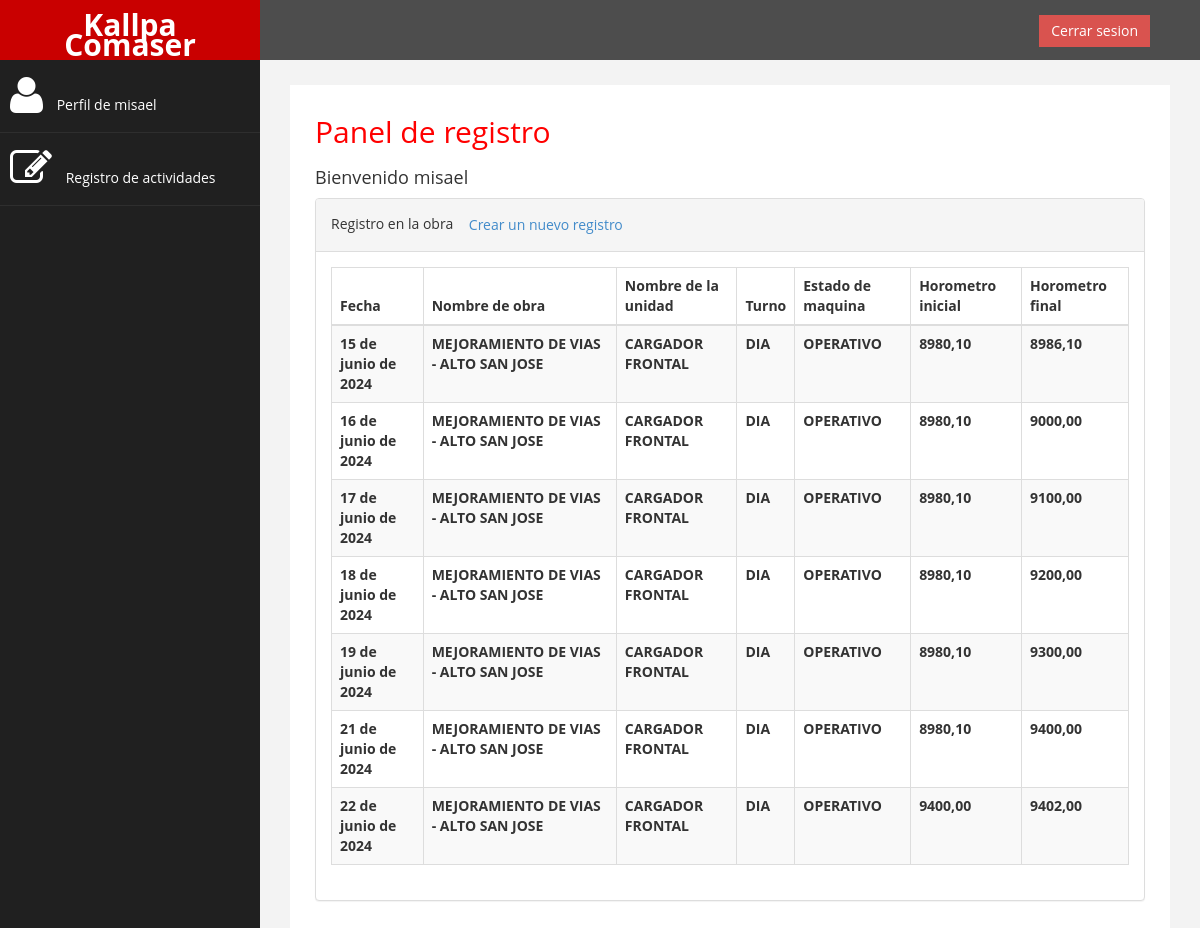
The app's page /listar_registros/ (signed in), older data.
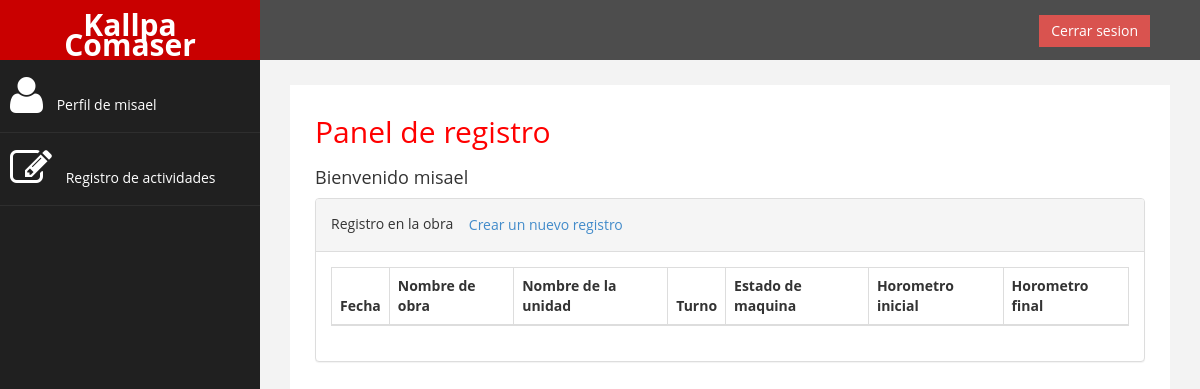
The same page, newer data.
### sistemaLogeo/models.py (models this page shows, shortened)
class REGISTRO(models.Model):
    CodReg = models.AutoField(primary_key=True)
    CodTra = models.ForeignKey(TRABAJO, on_delete=models.CASCADE, db_column='CodTra')
    FecTra = models.DateField()
    Turno = models.CharField(max_length=5)
    EstMaq = models.CharField(max_length=10)
    HorIni = models.DecimalField(max_digits=10, decimal_places=2,)
    HorFin = models.DecimalField(max_digits=10, decimal_places=2)
    fecCre = models.DateTimeField(auto_now_add=True)
    class Meta:
        constraints = [
            models.UniqueConstraint(fields=['FecTra', 'CodTra'], name='unique_FecTra_CodTra')
        ]

class TRABAJO(models.Model):
    CodTra = models.AutoField(primary_key=True)
    CodLab = models.ForeignKey(LABOR, on_delete=models.CASCADE, db_column='CodLab')
    CodObra = models.ForeignKey(OBRA, related_name='trabajos', on_delete=models.CASCADE, db_column='CodObra')
    FecIni = models.DateField()
    FecFin = models.DateField()
    class Meta:
        constraints = [
            models.UniqueConstraint(fields=['CodLab', 'CodObra'], name='unique_CodLab_CodObra')
        ]

class OBRA(models.Model):
    CodObra = models.AutoField(primary_key=True)
    NomObra = models.CharField(max_length=60)
    NomCon = models.CharField(max_length=60)
    HorMin = models.IntegerField(null=False)

class LABOR(models.Model):
    CodLab = models.AutoField(primary_key=True)
    CodUsu = models.ForeignKey(User, on_delete=models.CASCADE, db_column='CodUsu')
    CodUni = models.ForeignKey(UNIDAD, related_name="labores", on_delete=models.CASCADE, db_column='CodUni')
    LabDes = models.CharField(max_length=60)
    class Meta:
        constraints = [
            models.UniqueConstraint(fields=['CodUsu', 'CodUni'], name='unique_codusu_coduni')
        ]

class UNIDAD(models.Model):
    CodUni = models.CharField(max_length=60, primary_key=True)
    NomUni = models.CharField(max_length=60)
    ModUni = models.CharField(max_length=60)
    PreHor = models.DecimalField(max_digits=10, decimal_places=2)
    HorUni = models.DecimalField(max_digits=10, decimal_places=2)

### sistemaLogeo/views.py (the view)
# urls.py: path('listar_registros/', listar_registros, name='listar_registros'),
@login_required
def listar_registros(request):
    user = request.user
    labores_usuario = LABOR.objects.filter(CodUsu=user)
    trabajos_asignados = TRABAJO.objects.filter(CodLab__in=labores_usuario)
    registros_asignados = REGISTRO.objects.filter(CodTra__in=trabajos_asignados).order_by('FecTra')
    return render(request, 'registro/listar_registros.html', {'registros_asignados':registros_asignados})

### sistemaLogeo/templates/registro/listar_registros.html (shortened to what this page needs)
{% extends "base.html" %}
{% block content %}
<div class="col-md-12">
    <h2>Panel de registro</h2>
    <h4>Bienvenido {{ user.username }} </h4>
</div>
<div class="col-md-12 col-sm-12 col-xs-12">
    <div class="panel panel-default">
        <div class="panel-heading">
            Registro en la obra
            <a href="{% url 'index'%}" class="btn square-btn-adjust">Crear un nuevo registro</a>
        </div>
        <div class="panel-body">
            <div class="table-responsive">
                <table class="table table-striped table-bordered table-hover">
                    <thead>
                        <tr>
                            <th>Fecha</th>
                            <th>Nombre de obra</th>
                            <th>Nombre de la unidad</th>
                            <th>Turno</th>
                            <th>Estado de maquina</th>
                            <th>Horometro inicial</th>
                            <th>Horometro final</th>
                        </tr>
                    </thead>
                    <tbody>
                        {% for registro in registros_asignados %}
                        <tr>
                            <th>{{ registro.FecTra }}</th>
                            <th>{{ registro.CodTra.CodObra.NomObra }}</th>
                            <th>{{ registro.CodTra.CodLab.CodUni.NomUni }}</th>
                            <th>{{ registro.Turno }}</th>
                            <th>{{ registro.EstMaq }}</th>
                            <th>{{ registro.HorIni }}</th>
                            <th>{{ registro.HorFin }}</th>
                        </tr>
                        {% endfor %}
                    </tbody>
                </table>
            </div>
        </div>
    </div>
</div>
{% endblock %}

### sistemaLogeo/templates/base.html (shortened to what this page needs)
{% load static %}
<!DOCTYPE html>
<html lang="es">
<head>
    <link rel="stylesheet" type="text/css" href="{% static 'css/bootstrap.css' %}">
    <link rel="stylesheet" type="text/css" href="{% static 'css/custom.css' %}">
    <link rel="stylesheet" type="text/css" href="{% static 'css/font-awesome.css' %}">
</head>
<body>
    <div id="wrapper">
        <nav class="navbar navbar-default navbar-cls-top " role="navigation" style="margin-bottom: 0">
            <div class="navbar-header">
                <a class="navbar-brand" href="{% url 'index'%}">Kallpa Comaser</a>
            </div>
            <div style="color: white; padding: 15px 50px 5px 50px; float: right; font-size: 16px;">
                {% if user.is_authenticated %}
                <a href="{% url 'logout'%}" class="btn btn-danger square-btn-adjust">Cerrar sesion</a>
                {% else %}
                <a href="{% url 'login'%}" class="btn btn-danger square-btn-adjust">Iniciar sesion</a>
                {% endif %}
            </div>
        </nav>
        <nav class="navbar-default navbar-side" role="navigation">
            <div class="sidebar-collapse">
                <ul class="nav" id="main-menu">
                    {% if user.is_authenticated %}
                    <li>
                        <a href="{% url 'index'%}"><i class="fa fa-user fa-3x"></i> Perfil de {{ user.username }}</a>
                    </li>
                    <li>
                        <a href="{% url 'listar_registros'%}"><i class="fa fa-edit fa-3x"></i> Registro de actividades
                        </a>
                    </li>
                    {% endif %}
                </ul>
            </div>
        </nav>
        <div id="page-wrapper">
                <div id="page-inner">
                    {% block content %}{% endblock %}
                </div>
            </div>
        </div>
</body>
</html>

### sistemaLogeo/static/css/custom.css (style rules this page uses)
body { font-family: 'Open Sans', sans-serif; }
#wrapper { width: 100%; background: #202020; }
#page-wrapper { padding: 15px 15px; min-height: 600px; background: #F3F3F3; }
#page-inner { width: 100%; margin: 10px 20px 10px 0px; background-color: #fff !important; padding: 10px; min-height: 1200px; }
h2 { color: #f00; }
h4 { padding-top: 10px; }
.square-btn-adjust { border: 0px solid transparent; -webkit-border-radius: 0px; -moz-border-radius: 0px; border-radius: 0px; }
.navbar-cls-top .navbar-brand { color: #fff; background: #C90000; width: 260px; text-align: center; height: 60px; font-size: 30px; font-weight: 700; }
.sidebar-collapse, .sidebar-collapse .nav { background: none; }
.sidebar-collapse .nav { padding: 0; }
.sidebar-collapse .nav>li>a { color: #fff; background: #202020; text-shadow: none; }
.sidebar-collapse>.nav>li>a { padding: 15px 10px; }
.sidebar-collapse>.nav>li { border-bottom: 1px solid rgba(107, 108, 109, 0.19); }
.navbar-side { border: none; background-color: #202020; }
.navbar-cls-top { background: #4D4D4D; border-bottom: none; }
.navbar-default { border: 0px solid black; }
.navbar-header { background: #A70303; }
.nav>li>a>i { margin-right: 10px; }
@media (min-width:768px) { #page-wrapper { margin: 0 0 0 260px; padding: 15px 30px; min-height: 1200px; } }
@media (min-width:768px) { .navbar-side { z-index: 1; position: absolute; width: 260px; } }
@media (min-width:768px) { .navbar { border-radius: 0px; } }

Row changes from the older to the newer data that the page shows:
removed REGISTRO: FecTra "15 de junio de 2024", CodTra.CodObra.NomObra "MEJORAMIENTO DE VIAS - ALTO SAN JOSE", CodTra.CodLab.CodUni.NomUni "CARGADOR FRONTAL", Turno "DIA", EstMaq "OPERATIVO", HorIni "8980,10", HorFin "8986,10"
removed REGISTRO: FecTra "16 de junio de 2024", CodTra.CodObra.NomObra "MEJORAMIENTO DE VIAS - ALTO SAN JOSE", CodTra.CodLab.CodUni.NomUni "CARGADOR FRONTAL", Turno "DIA", EstMaq "OPERATIVO", HorIni "8980,10", HorFin "9000,00"
removed REGISTRO: FecTra "17 de junio de 2024", CodTra.CodObra.NomObra "MEJORAMIENTO DE VIAS - ALTO SAN JOSE", CodTra.CodLab.CodUni.NomUni "CARGADOR FRONTAL", Turno "DIA", EstMaq "OPERATIVO", HorIni "8980,10", HorFin "9100,00"
removed REGISTRO: FecTra "18 de junio de 2024", CodTra.CodObra.NomObra "MEJORAMIENTO DE VIAS - ALTO SAN JOSE", CodTra.CodLab.CodUni.NomUni "CARGADOR FRONTAL", Turno "DIA", EstMaq "OPERATIVO", HorIni "8980,10", HorFin "9200,00"
removed REGISTRO: FecTra "19 de junio de 2024", CodTra.CodObra.NomObra "MEJORAMIENTO DE VIAS - ALTO SAN JOSE", CodTra.CodLab.CodUni.NomUni "CARGADOR FRONTAL", Turno "DIA", EstMaq "OPERATIVO", HorIni "8980,10", HorFin "9300,00"
removed REGISTRO: FecTra "21 de junio de 2024", CodTra.CodObra.NomObra "MEJORAMIENTO DE VIAS - ALTO SAN JOSE", CodTra.CodLab.CodUni.NomUni "CARGADOR FRONTAL", Turno "DIA", EstMaq "OPERATIVO", HorIni "8980,10", HorFin "9400,00"
removed REGISTRO: FecTra "22 de junio de 2024", CodTra.CodObra.NomObra "MEJORAMIENTO DE VIAS - ALTO SAN JOSE", CodTra.CodLab.CodUni.NomUni "CARGADOR FRONTAL", Turno "DIA", EstMaq "OPERATIVO", HorIni "9400,00", HorFin "9402,00"
